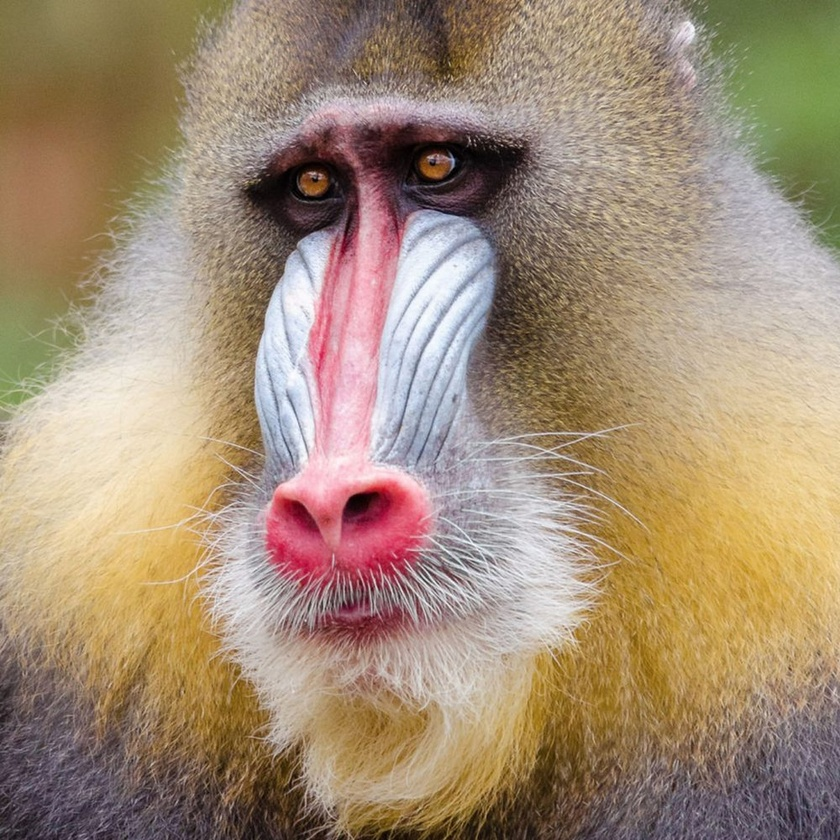
#> input picture path/to/your/input.jpg, 840 x 840 px, shrunk from 1000 x 1000 before the run
$ python 'Perubahan Warna.py'
#> lines starting #> are read from the running program, lines starting #| are printed output that depends on the picture
import cv2
import numpy as np

# Membaca citra
image = cv2.imread('path/to/your/input.jpg')
#> image is the input picture: shape (840, 840, 3); mean B, G, R 118, 141.3, 162.7

# Mengubah format citra BGR ke RGB
image_rgb = cv2.cvtColor(image, cv2.COLOR_BGR2RGB)

# Mengubah dimensi citra menjadi satu dimensi
pixel_values = image_rgb.reshape((-1, 3))

# Mengubah tipe data piksel menjadi float32
pixel_values = np.float32(pixel_values)

# Kriteria penghentian iterasi
criteria = (cv2.TERM_CRITERIA_EPS + cv2.TERM_CRITERIA_MAX_ITER, 100, 0.2)

# Jumlah cluster yang diinginkan (misalnya 5)
k = 5

# Melakukan segmentasi citra menggunakan K-means clustering
_, labels, centers = cv2.kmeans(pixel_values, k, None, criteria, 10, cv2.KMEANS_RANDOM_CENTERS)
#> centers = [[172.1, 141.2, 101.9], [126.2, 105.8, 77.06], [68.62, 48.23, 43.67], [220.4, 208.5, 201.9], [192.2, 172.7, 152.9]]

# Mengkonversi nilai pusat cluster ke tipe data integer
centers = np.uint8(centers)
#> centers = [[172, 141, 101], [126, 105, 77], [68, 48, 43], [220, 208, 201], [192, 172, 152]]

# Melakukan mapping label ke nilai pusat cluster
segmented_data = centers[labels.flatten()]

# Mengubah dimensi kembali ke dimensi asli citra
segmented_image = segmented_data.reshape(image_rgb.shape)
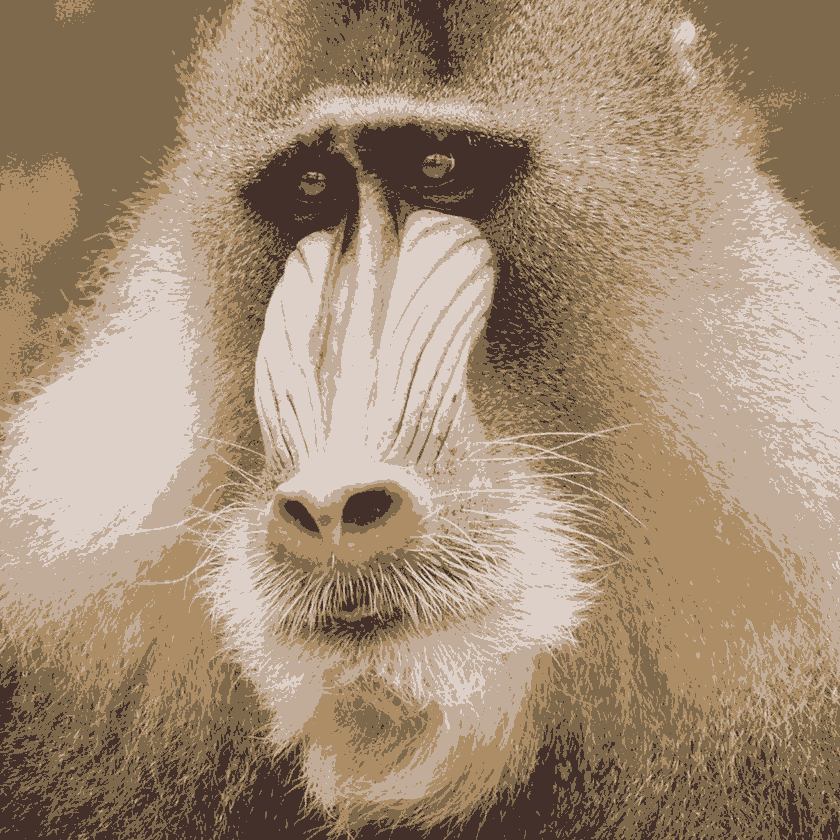
#> segmented_image: shape (840, 840, 3); mean R, G, B 162.4, 140.8, 117.4

# Menampilkan citra asli dan hasil segmentasi
cv2.imshow('Original Image', image)
cv2.imshow('Segmented Image', segmented_image)
cv2.waitKey(0)
cv2.destroyAllWindows()
